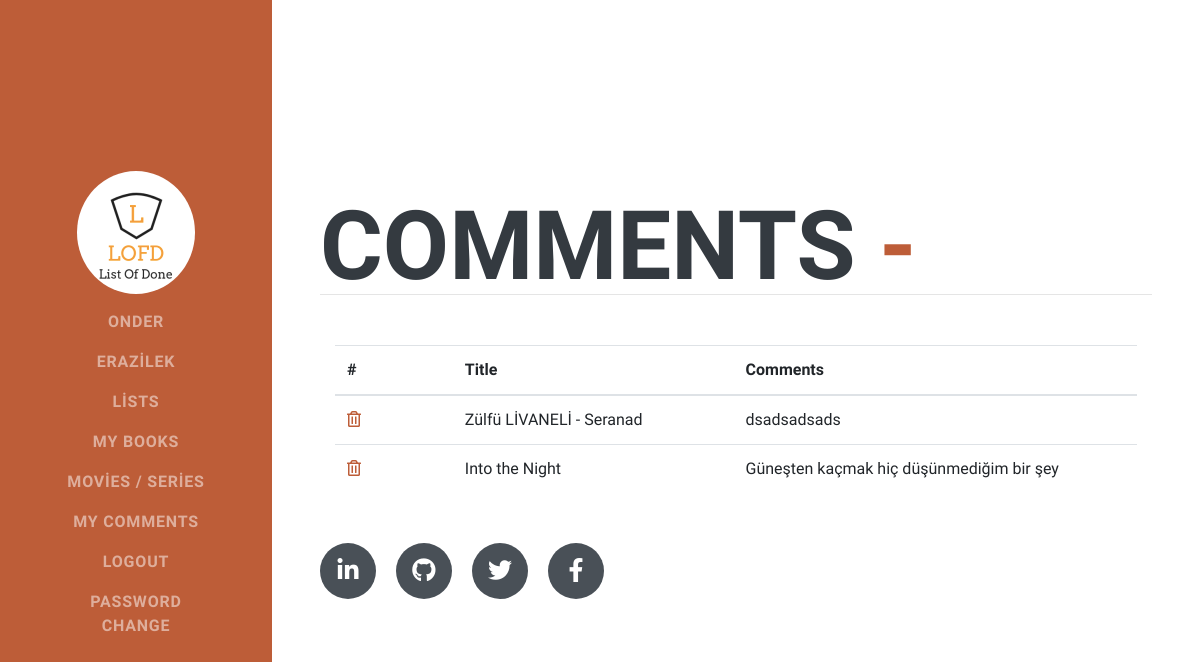
The page /mycomments/ (signed in) on the database its author committed.
### lofd/models.py (models this page shows)
class BookComment(models.Model):
    user = models.ForeignKey(
        User,
        on_delete=models.CASCADE,
        null=True,
    )
    booksList = models.ForeignKey(
        Book,
        on_delete=models.SET_NULL,
        null=True,
        blank=True,
    )
    comments = RichTextField(max_length=350)

class Book(models.Model):
    authors = models.CharField(
        max_length=200,
        default="",
        null=True,
        blank=True,
    )
    title = models.CharField(
        max_length=200,
        default="",
        null=True,
        blank=True,
    )
    cover_image=models.ImageField(
        null=True,
        blank=True,
        upload_to='books',
    )
    def __str__(self):
        return f" {self.authors} - {self.title} "

class WatchComment(models.Model):
    user = models.ForeignKey(
        User,
        on_delete=models.CASCADE,
        null=True,
    )
    watchesList = models.ForeignKey(
        Watch,
        on_delete=models.SET_NULL,
        null=True,
        blank=True,
    )
    comments = RichTextField(max_length=350)

class Watch(models.Model):
    title=models.CharField(
        max_length=200,
        default="",
        null=True,
        blank=True,
    )
    cover_image=models.ImageField(
        null=True,
        blank=True,
        upload_to='movies',
    )
    def __str__(self):
        return self.title

### lofd/views.py (the view)
# urls.py: path('mycomments/', mycCmments, name='mycomments'),
def mycCmments(request):
	context = dict()
	currentUser = request.user.id
	context['commentsB'] = BookComment.objects.filter(user_id=currentUser)
	context['commentsW'] = WatchComment.objects.filter(user_id=currentUser)
	template = 'mycomments.html'
	return render(request, template, context)

### templates/mycomments.html
{% extends 'base.html' %} {% block content %}
<section class="resume-section p-3 p-lg-5 d-flex align-items-center" href="about">
    <div class="w-100">
        <h1 class="mb-1"> Comments
            <span class="text-primary"> - </span>
        </h1>
        <hr class="m-0">
        <div class="col-lg-12 col-md-12 col-sm-12 col-xs-12" style="margin-top: 50px; margin-bottom: 50px;">
            <table class="table table-hover">
                <thead>
                    <tr>
                        <th scope="col"> # </th>
                        <th scope="col">Title</th>
                        <th scope="col">Comments</th>
                    </tr>
                </thead>
                <tbody>
                {% for foo in commentsB %}
                    <tr>
                        <td style="width: 4px;">
                                <a href="{%  url 'booksCDelete' foo.id %}">
                                    <i class="far fa-trash-alt"></i></a>
                        </td>
                        <td style="text-align: left; vertical-align: middle; width: 30px;">{{ foo.booksList }}</td>
                        <td style="text-align: left; vertical-align: middle; width: 30px;">{{ foo.comments | safe }}</td>
                    </tr>
                {% endfor %}
                {% for foo in commentsW %}
                    <tr>
                        <td style="width: 4px;">
                                <a href="{%  url 'watchCDelete' foo.id %}">
                                    <i class="far fa-trash-alt"></i></a>
                        </td>
                        <td style="text-align: left; vertical-align: middle; width: 30px;">{{ foo.watchesList }}</td>
                        <td style="text-align: left; vertical-align: middle; width: 30px;">{{ foo.comments | safe }}</td>
                    </tr>
                {% endfor %}
                </tbody>
            </table>
        </div>
        <div class="social-icons">
            <a href="#">
                <i class="fab fa-linkedin-in"></i>
            </a>
            <a href="#">
                <i class="fab fa-github"></i>
            </a>
            <a href="#">
                <i class="fab fa-twitter"></i>
            </a>
            <a href="#">
                <i class="fab fa-facebook-f"></i>
            </a>
        </div>
    </div>
</section>
{% endblock%}

### templates/header.html (shortened to what this page needs)
{% load static %}
<!DOCTYPE html>
<html lang="tr">
<head>
    <link href="{% static 'vendor/bootstrap/css/bootstrap.min.css' %}" rel="stylesheet">
    <link href="{% static 'vendor/fontawesome-free/css/all.min.css' %}" rel="stylesheet">
    <link href="{% static 'css/resume.min.css' %}" rel="stylesheet">
</head>
<body id="page-top">
    <nav class="navbar navbar-expand-lg navbar-dark bg-primary fixed-top" id="sideNav">
        <a class="navbar-brand js-scroll-trigger" href="#page-top">
            <a href=" {% url 'index' %}">
                <span class="d-none d-lg-block">
        <img class="img-fluid img-profile rounded-circle mx-auto mb-2" src="{% static 'img/profile1.jpg' %}" alt="">
      </span></a>
        </a>
        <div class="collapse navbar-collapse" id="navbarSupportedContent">
            <ul class="navbar-nav">
                {% if user.is_authenticated %}
                <li class="nav-item">
                    <a class="nav-link js-scroll-trigger"> {{ user.username }} </a>
                </li>
                {% endif %}
                <li class="nav-item">
                    <a class="nav-link js-scroll-trigger" href="{% url 'about' %}"> Erazilek </a>
                </li>
                <li class="nav-item">
                    <a class="nav-link js-scroll-trigger" href="{% url 'lists' %}"> Lists </a>
                </li>
                {% if user.is_authenticated %}
                <li class="nav-item">
                    <a class="nav-link js-scroll-trigger" href="{% url 'books' %}"> My Books </a>
                </li>
                <li class="nav-item">
                    <a class="nav-link js-scroll-trigger" href="{% url 'watch' %}"> Movies / Series </a>
                </li>
                <li class="nav-item">
                    <a class="nav-link js-scroll-trigger" href="{% url 'mycomments' %}"> My Comments </a>
                </li>
                <li class="nav-item">
                    <a class="nav-link js-scroll-trigger" href="{% url 'logout' %}"> Logout </a>
                </li>
                <li class="nav-item">
                    <a class="nav-link js-scroll-trigger" href="{% url 'password_change' %}"> Password<br> Change </a>
                </li>
                {% endif %}
            </ul>
        </div>
    </nav>

### rows shown on the page
BookComment: booksList "Zülfü LİVANELİ - Seranad", comments "dsadsadsads"
WatchComment: watchesList "Into the Night", comments "Güneşten kaçmak hiç düşünmediğim bir şey"

### other values the page prints
{{ user.username }} "ONDER"
